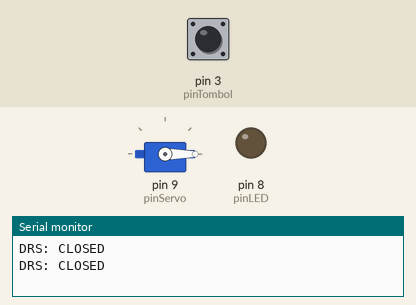
Bench run of a sketch on a simulated Arduino Uno, built with avr-gcc and run on an emulated ATmega328P. On the bench: servo, output pins drawn as LEDs (lit = HIGH), the last lines printed to the serial monitor. Inputs (shaded band) come from the test bench; at power-on: pin 3 (pinTombol) HIGH.

Above: at 1.2 s.
1.3 s: pin 3 (pinTombol) pulled LOW for 1 s
At 1.6 s:
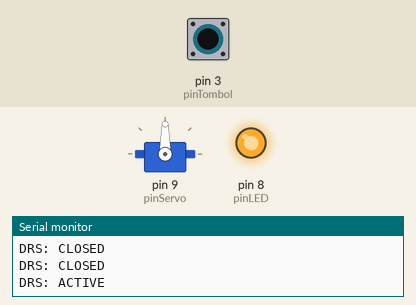
3.8 s: pin 3 (pinTombol) pulled LOW for 3.2 s
At 8.3 s:
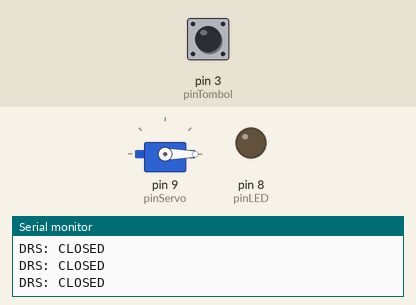
Timing chart, 0 to 9.8 s (numbered marks = the images above; inputs shaded):
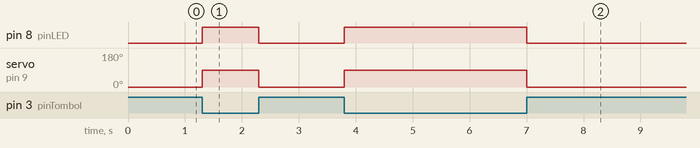

The sketch:

kode.ino
```cpp
#include <Servo.h>

Servo aktuatorSayap;

const int pinTombol = 3;
const int pinServo = 9;
const int pinLED = 8;

unsigned long waktuSebelumnya = 0;
const long jedaKirim = 500;

void setup() {
  Serial.begin(9600);

  pinMode(pinTombol, INPUT_PULLUP);
  pinMode(pinLED, OUTPUT);

  aktuatorSayap.attach(pinServo);

  // Posisi awal sayap tertutup rapat
  aktuatorSayap.write(0);
}

void loop() {
  int statusTombol = digitalRead(pinTombol);
  unsigned long waktuSekarang = millis();

  // Logika saat tombol ditarik
  if (statusTombol == LOW) {
    aktuatorSayap.write(90);
    digitalWrite(pinLED, HIGH);

    // cek waktu kirim log serial
    if (waktuSekarang - waktuSebelumnya >= jedaKirim) {
      Serial.println("DRS: ACTIVE");
      waktuSebelumnya = waktuSekarang;
    }
  }

  // tombol dilepas atau diam
  else {
    aktuatorSayap.write(0);
    digitalWrite(pinLED, LOW);

    // mengirim log serial
    if (waktuSekarang - waktuSebelumnya >= jedaKirim) {
      Serial.println("DRS: CLOSED");
      waktuSebelumnya = waktuSekarang;
    }
  }
}
```

Measured:
- after the input at 1.3 s, pin 8 (pinLED): LOW → HIGH at once, → LOW 1.0 s later; servo on pin 9 (pinServo): 0° → 90° at once, → 0° 1.0 s later
- after the input at 3.8 s, pin 8 (pinLED): LOW → HIGH at once, → LOW 3.2 s later; servo on pin 9 (pinServo): 0° → 90° at once, → 0° 3.2 s later
